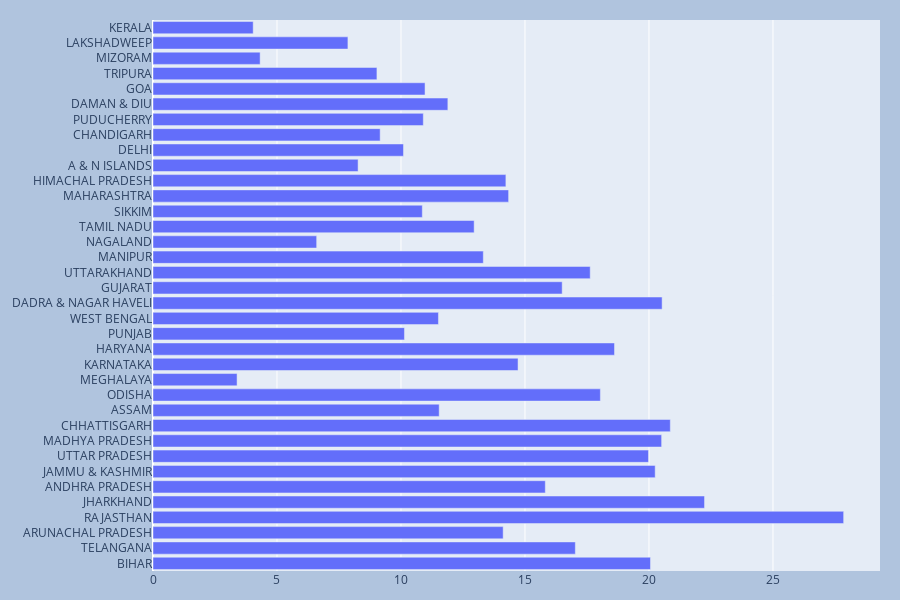

The notebook cell this image was saved under:
### Code cell
li.sort_vafig = go.Figure()

fig.add_trace(go.Bar(
    y=li.index,
    x=li['LIT_DIF'],
    name='Difference in Male & Female Literacy Levels',
                orientation='h'))

fig.update_layout(
    autosize=False,
    width=900,
    height=600,
    margin=dict(l=20, r=20, t=20, b=20),
    paper_bgcolor="LightSteelBlue",
)

fig.show()

### Figure 1 — Plotly figure (JSON) as saved in the notebook; plotly's stock layout.template omitted (floating-point values rounded to 4 significant figures)
{"data": [{"name": "Difference in Male & Female Literacy Levels", "orientation": "h", "type": "bar", "x": [20.06, 17.03, 14.12, 27.85, 22.24, 15.82, 20.25, 19.98, 20.51, 20.86, 11.54, 18.04, 3.39, 14.72, 18.61, 10.14, 11.51, 20.53, 16.5, 17.63, 13.32, 6.6, 12.95, 10.86, 14.34, 14.23, 8.27, 10.1, 9.16, 10.9, 11.89, 10.97, 9.03, 4.32, 7.86, 4.04], "y": ["BIHAR", "TELANGANA", "ARUNACHAL PRADESH", "RAJASTHAN", "JHARKHAND", "ANDHRA PRADESH", "JAMMU & KASHMIR", "UTTAR PRADESH", "MADHYA PRADESH", "CHHATTISGARH", "ASSAM", "ODISHA", "MEGHALAYA", "KARNATAKA", "HARYANA", "PUNJAB", "WEST BENGAL", "DADRA & NAGAR HAVELI", "GUJARAT", "UTTARAKHAND", "MANIPUR", "NAGALAND", "TAMIL NADU", "SIKKIM", "MAHARASHTRA", "HIMACHAL PRADESH", "A & N ISLANDS", "DELHI", "CHANDIGARH", "PUDUCHERRY", "DAMAN & DIU", "GOA", "TRIPURA", "MIZORAM", "LAKSHADWEEP", "KERALA"]}], "layout": {"autosize": false, "height": 600, "margin": {"b": 20, "l": 20, "r": 20, "t": 20}, "paper_bgcolor": "LightSteelBlue", "width": 900}}
